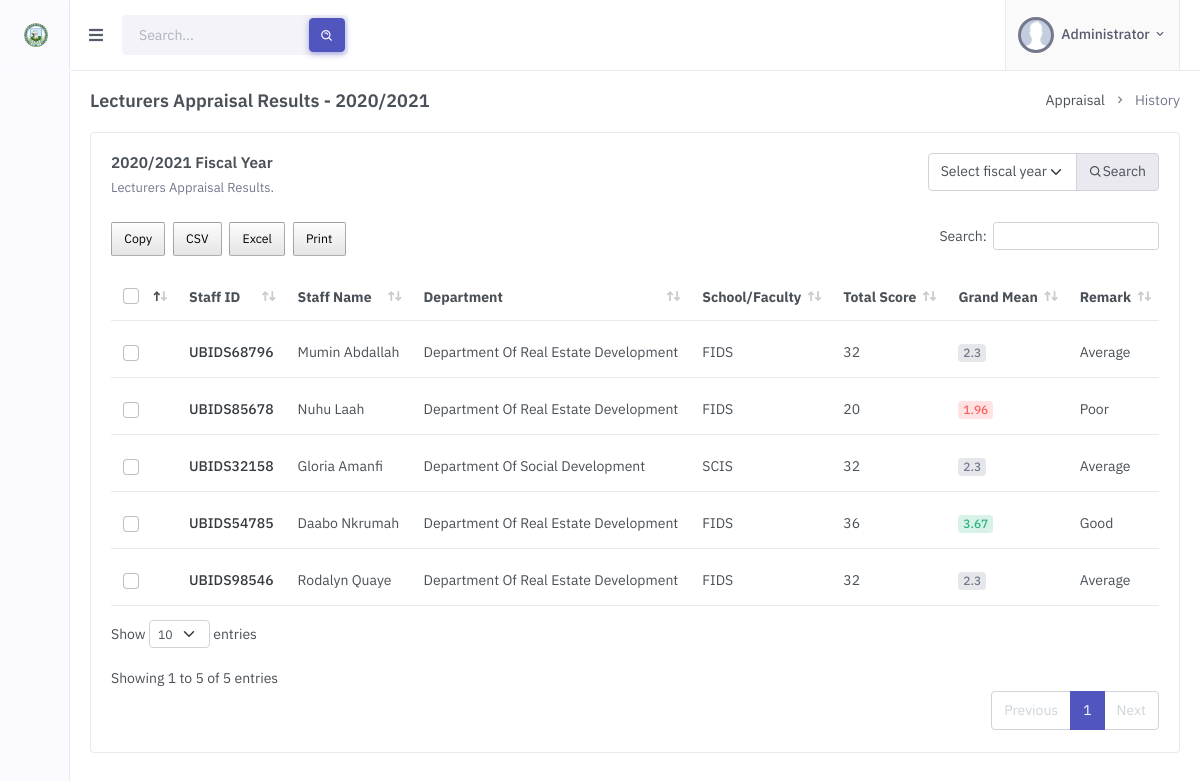
The app's page /admin/appraisal-history-lecturer.php (signed in) with its own data.
### tables this page shows
CREATE TABLE `fiscal_sessions` (
  `fiscal_session_id` int(11) NOT NULL,
  `fiscal_year` varchar(60) NOT NULL,
  `deadline` date NOT NULL,
  `status` int(11) NOT NULL
);

CREATE TABLE `appraisal` (
  `appraisal_id` int(11) NOT NULL,
  `staff_id` int(11) NOT NULL,
  `department_id` int(11) NOT NULL,
  `fiscal_session_id` int(11) NOT NULL,
  `total_score` int(11) NOT NULL,
  `grand_mean` double NOT NULL,
  `remarks` varchar(60) NOT NULL,
  `general_comments` longtext NOT NULL
);

CREATE TABLE `staff` (
  `staff_id` int(11) NOT NULL,
  `staff_id_no` varchar(50) NOT NULL,
  `title` varchar(10) NOT NULL,
  `staff_name` varchar(50) NOT NULL,
  `sch_fac_dept_id` int(11) NOT NULL,
  `role` varchar(50) NOT NULL,
  `position` varchar(60) NOT NULL,
  `email` varchar(255) NOT NULL
);

CREATE TABLE `departments` (
  `department_id` int(11) NOT NULL,
  `department_name` varchar(255) NOT NULL,
  `school_faculty_id` int(11) NOT NULL
);

CREATE TABLE `schools_faculties` (
  `school_faculty_id` int(11) NOT NULL,
  `school_faculty_name` varchar(255) NOT NULL,
  `acronym` varchar(50) NOT NULL
);

### dbh/db_functions.php (called while the page is built, shortened)
<?php
function select_all_where($table_name, $where_field, $where_keyword) {
    global $pdo;
    $sql = "SELECT * FROM $table_name WHERE $where_field = ?";
    $stmt = $pdo->prepare($sql);
    $stmt->execute([$where_keyword]);
    $result = $stmt->fetchAll();
    return $result;
}
function select_all_desc_id_limit($table, $primary_key, $limit) {
    global $pdo;
    $sql = "SELECT * FROM $table ORDER BY $primary_key desc LIMIT $limit";
    $stmt = $pdo->prepare($sql);
    $stmt->execute();
    $result = $stmt->fetchAll();
    return $result;
}
function department_school_faculty_id($department_id) {
    global $pdo;
    $sql = "SELECT * FROM departments WHERE department_id=?";
    $stmt = $pdo->prepare($sql);
    $stmt->execute([$department_id]);
    $result = $stmt->fetchAll();
    return $result[0]['school_faculty_id'];
}
function school_faculty_acronym($school_faculty_id) {
    global $pdo;
    $sql = "SELECT * FROM schools_faculties WHERE school_faculty_id=?";
    $stmt = $pdo->prepare($sql);
    $stmt->execute([$school_faculty_id]);
    $result = $stmt->fetchAll();
    return $result[0]['acronym'];
}
function fiscal_year($fiscal_session_id) {
    global $pdo;
    $sql = "SELECT * FROM fiscal_sessions WHERE fiscal_session_id=?";
    $stmt = $pdo->prepare($sql);
    $stmt->execute([$fiscal_session_id]);
    $result = $stmt->fetchAll();
    if(count($result) > 0) {
        return $result[0]['fiscal_year'];
    }
}

### admin/appraisal-history-lecturer.php (the view, shortened to what this page needs)
<!doctype html>
<html lang="en">
    <head>
        <link href="../assets/libs/flatpickr/flatpickr.min.css" rel="stylesheet" type="text/css">
        <link href="../assets/libs/datatables.net-bs4/css/dataTables.bootstrap4.min.css" rel="stylesheet" type="text/css" />
        <link href="../assets/libs/datatables.net-responsive-bs4/css/responsive.bootstrap4.min.css" rel="stylesheet" type="text/css" />
        <link rel="stylesheet" href="../assets/css/buttons.dataTables.min.css">
        <link rel="stylesheet" href="../assets/css/preloader.min.css" type="text/css" />
        <link href="../assets/css/bootstrap.min.css" id="bootstrap-style" rel="stylesheet" type="text/css" />
        <link href="../assets/css/icons.min.css" rel="stylesheet" type="text/css" />
        <link href="../assets/css/app.min.css" id="app-style" rel="stylesheet" type="text/css" />
    </head>
    <body>
        <?php
            include "includes/header.inc.php";
            $search_fiscal_session_id = 0;
            if(!isset($_POST['year']) || empty($_POST['year'])) {
                $last_fiscal_session = select_all_desc_id_limit("fiscal_sessions", "fiscal_session_id", 1);
                if(count($last_fiscal_session) > 0) {
                    $search_fiscal_session_id = $last_fiscal_session[0]['fiscal_session_id'];
                }
                else {
                    echo "<script>
                            alert('No Fiscal Session found. Please add a fiscal session');
                        </script>";
                }
            }
            else {
                $search_fiscal_session_id = trim($_POST['year']);
            }
        ?>
                <div class="page-content">
                    <div class="container-fluid">
                        <div class="row">
                            <div class="col-12">
                                <div class="page-title-box d-sm-flex align-items-center justify-content-between">
                                    <h4 class="mb-sm-0 font-size-18">Lecturers Appraisal Results - <?php echo fiscal_year($search_fiscal_session_id); ?></h4>
                                    <div class="page-title-right">
                                        <ol class="breadcrumb m-0">
                                            <li class="breadcrumb-item"><a href="javascript: void(0);">Appraisal</a></li>
                                            <li class="breadcrumb-item active">History</li>
                                        </ol>
                                    </div>
                                </div>
                            </div>
                        </div>
                        <div class="row">
                            <div class="col-lg-12">
                                <div class="card">
                                    <div class="card-body">
                                        <div class="row">
                                            <div class="col-sm">
                                                <div class="mb-4">
                                                    <h4 class="card-title"><?php echo fiscal_year($search_fiscal_session_id); ?> Fiscal Year</h4>
                                                    <p class="card-title-desc">Lecturers Appraisal Results.</p>
                                                </div>
                                            </div>
                                            <div class="col-sm-auto">
                                                <div class="d-flex align-items-center gap-1 mb-4">
                                                    <form action="appraisal-history-lecturer.php" method="post">
                                                        <div class="input-group datepicker-range">
                                                            <select name="year" required class="form-control form-select">
                                                                <option value="">Select fiscal year</option>
                                                            </select>
                                                            <button class="input-group-text" type="submit" name="search"><i class="bx bx-search"></i> Search</button>
                                                        </div>
                                                    </form>
                                                </div>
                                            </div>
                                        </div>
                                        <div class="table-responsive">
                                            <table class="table align-middle datatable dt-responsive table-check nowrap" style="border-collapse: collapse; border-spacing: 0 8px; width: 100%;">
                                                <thead>
                                                    <tr class="bg-transparent">
                                                        <th style="width: 30px;">
                                                            <div class="form-check font-size-16">
                                                                <input type="checkbox" name="check" class="form-check-input" id="checkAll">
                                                            </div>
                                                        </th>
                                                        <th style="width: 120px;">Staff ID</th>
                                                        <th style="width: 150px;">Staff Name</th>
                                                        <th>Department</th>
                                                        <th>School/Faculty</th>
                                                        <th>Total Score</th>
                                                        <th>Grand Mean</th>
                                                        <th>Remark</th>
                                                    </tr>
                                                </thead>
                                                <tbody>
                                                    <?php
                                                        $appraisal_results = select_all_where("appraisal", "fiscal_session_id", $search_fiscal_session_id);
                                                        if(count($appraisal_results) > 0) {
                                                            foreach ($appraisal_results as $result) {
                                                                $staff_id = $result['staff_id'];
                                                                $select_staff = select_all_where("staff", "staff_id", $staff_id);
                                                                $role = $select_staff[0]['role'];
                                                                if($role == "Lecturer") {
                                                                    $staff_id_no = $select_staff[0]['staff_id_no'];
                                                                    $staff_name = $select_staff[0]['staff_name'];
                                                                    $department_id = $result['department_id'];
                                                                    $department_name = select_all_where("departments", "department_id", $department_id)[0]['department_name'];
                                                                    $department_school_faculty_id = department_school_faculty_id($department_id);
                                                                    $total_score = $result['total_score'];
                                                                    $grand_mean = $result['grand_mean'];
                                                                    $remarks = $result['remarks'];
                                                                    $grand_mean_color = "";
                                                                    switch ($grand_mean) {
                                                                        case $grand_mean >= 3:
                                                                            $grand_mean_color = "success";
                                                                            break;
                                                                        case $grand_mean < 2:
                                                                            $grand_mean_color = "danger";
                                                                            break;
                                                                        default:
                                                                            $grand_mean_color = "secondary";
                                                                            break;
                                                                    }
                                                                    ?>
                                                                    <tr>
                                                                        <td>
                                                                            <div class="form-check font-size-16">
                                                                                <input type="checkbox" class="form-check-input">
                                                                            </div>
                                                                        </td>
                                                                        <td><span class="text-dark fw-medium"><?php echo $staff_id_no; ?></span> </td>
                                                                        <td><?php echo $staff_name; ?></td>
                                                                        <td><?php echo $department_name; ?></td>
                                                                        <td><?php echo school_faculty_acronym($department_school_faculty_id); ?></td>
                                                                        <td><?php echo $total_score; ?></td>
                                                                        <td>
                                                                            <div class="badge badge-soft-<?php echo $grand_mean_color; ?> font-size-12"><?php echo $grand_mean; ?></div>
                                                                        </td>
                                                                        <td><?php echo $remarks; ?></td>
                                                                    </tr>
                                                                    <?php
                                                                }
                                                            }
                                                        }
                                                    ?>
                                                </tbody>
                                            </table>
                                        </div>
                                    </div>
                                </div>
                            </div>
                        </div>
                    </div>
                </div>
    </body>
</html>

### records on screen
fiscal_sessions: fiscal_year($search_fiscal_session_id) "2020/2021"
appraisal: staff.staff_id_no "UBIDS68796", staff.staff_name "Mumin Abdallah", department.department_name "Department Of Real Estate Development", department.acronym "FIDS", total_score "32", grand_mean "2.3", remarks "Average"
appraisal: staff.staff_id_no "UBIDS85678", staff.staff_name "Nuhu Laah", department.department_name "Department Of Real Estate Development", department.acronym "FIDS", total_score "20", grand_mean "1.96", remarks "Poor"
appraisal: staff.staff_id_no "UBIDS32158", staff.staff_name "Gloria Amanfi", department.department_name "Department Of Social Development", department.acronym "SCIS", total_score "32", grand_mean "2.3", remarks "Average"
appraisal: staff.staff_id_no "UBIDS54785", staff.staff_name "Daabo Nkrumah", department.department_name "Department Of Real Estate Development", department.acronym "FIDS", total_score "36", grand_mean "3.67", remarks "Good"
appraisal: staff.staff_id_no "UBIDS98546", staff.staff_name "Rodalyn Quaye", department.department_name "Department Of Real Estate Development", department.acronym "FIDS", total_score "32", grand_mean "2.3", remarks "Average"
